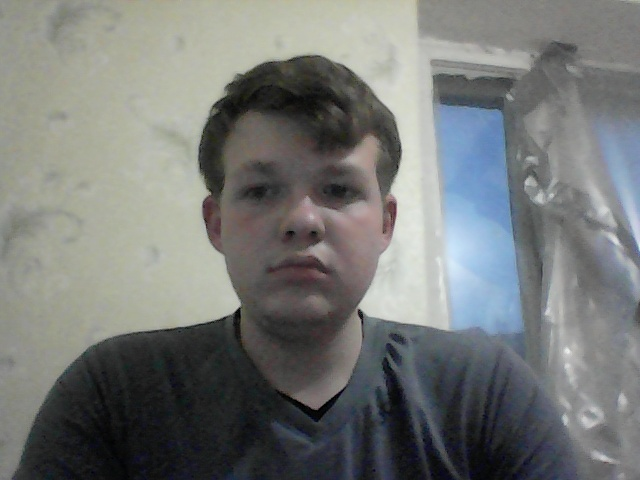
#> input picture face/vadim.jpg, 640 x 480 px, given in place of the camera
$ python face.py
#> lines starting #> are read from the running program, lines starting #| are printed output that depends on the picture; after the words box and inside, x2 and y2 are one past the last pixel; in counts of white or black regions, pixels touching at a corner belong together
#> the answer given: face/vadim.jpg
import cv2
import numpy as np

def main(name):
#> called with name = 'face/vadim.jpg'
    cap = cv2.VideoCapture(0)
    faceCascade = cv2.CascadeClassifier("data/haarcascade_frontalface_default.xml")
    while(cap.isOpened()):
        success, photo = cap.read()
#> photo is the input picture: shape (480, 640, 3); mean B, G, R 119.1, 120.8, 118.2
        faces = faceCascade.detectMultiScale(
            cv2.cvtColor(photo, cv2.COLOR_BGR2GRAY),
            scaleFactor = 1.5,
            minNeighbors = 6,
            minSize = (30, 30)
        )
#> faces = [[210, 122, 182, 182]]
        for (x, y, w, h) in faces:
            if cv2.waitKey(25) & 0xFF == ord('s'):
                cv2.imwrite('face/'+ str(name) + '.jpg', mirrorReflection(photo))
                cap.release()
                return
            cv2.rectangle(photo, (x, y), (x + w, y + h), (0, 255, 0), 2)
#> this loop made 1 pass; (key q is pressed on pass 1)
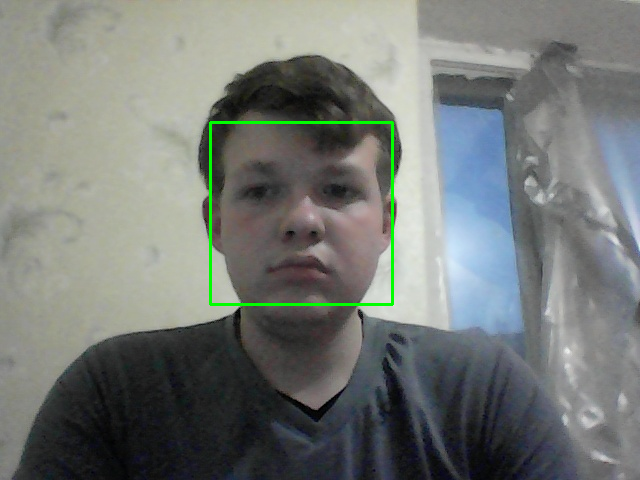
#> photo: shape (480, 640, 3); 0.71% of pixels changed, all inside (x1, y1, x2, y2) = (209, 121, 394, 306)
        cv2.imshow('VideoCapture', mirrorReflection(photo))
        if cv2.waitKey(25) & 0xFF == ord('q'):
            break
    cap.release()

def fullFace(x, y, w, h, photo, SIZE):
    cropped = photo[y:y + w, x:h + x]
    r = float(SIZE) / cropped.shape[1]
    dim = (SIZE, int(cropped.shape[0] * r))
    return cv2.resize(cropped, dim, interpolation = cv2.INTER_AREA)

def mirrorReflection(photo):
    return np.flip(photo, axis = 1)
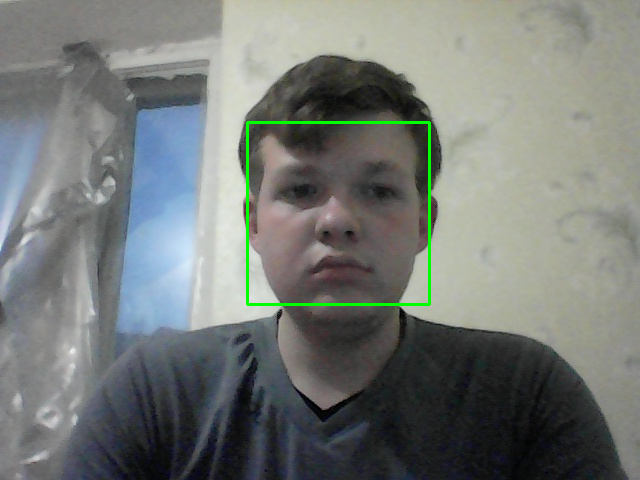
#> returned value: shape (480, 640, 3); mean of channels 0, 1, 2 118.4, 121.9, 117.4; drawn as B, G, R

if __name__ == '__main__':
    main(input('_NAME_FACE_ :'))
#> (key q is pressed here)
    cv2.destroyAllWindows()
